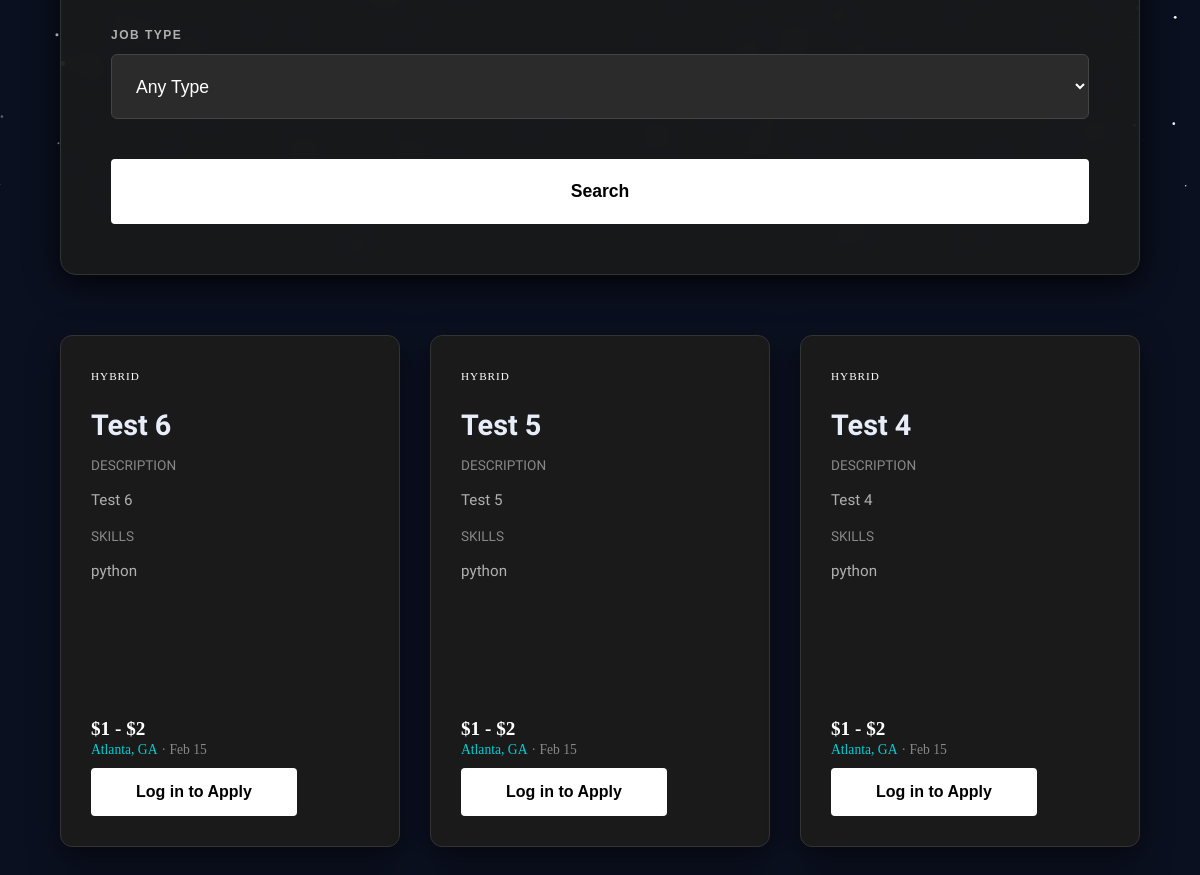
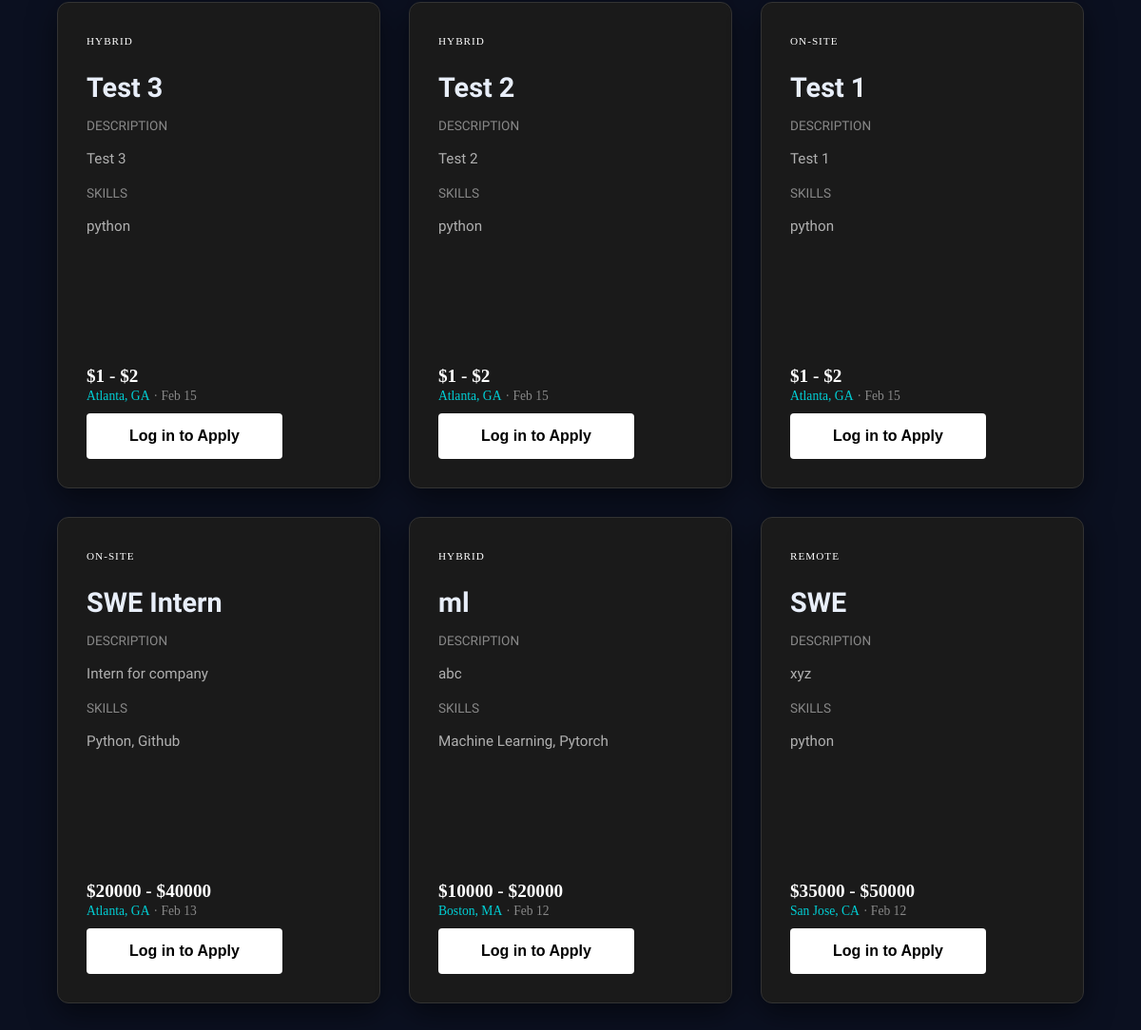
The app's page /jobs/ (lower part), older data (2 pictures, top to bottom).
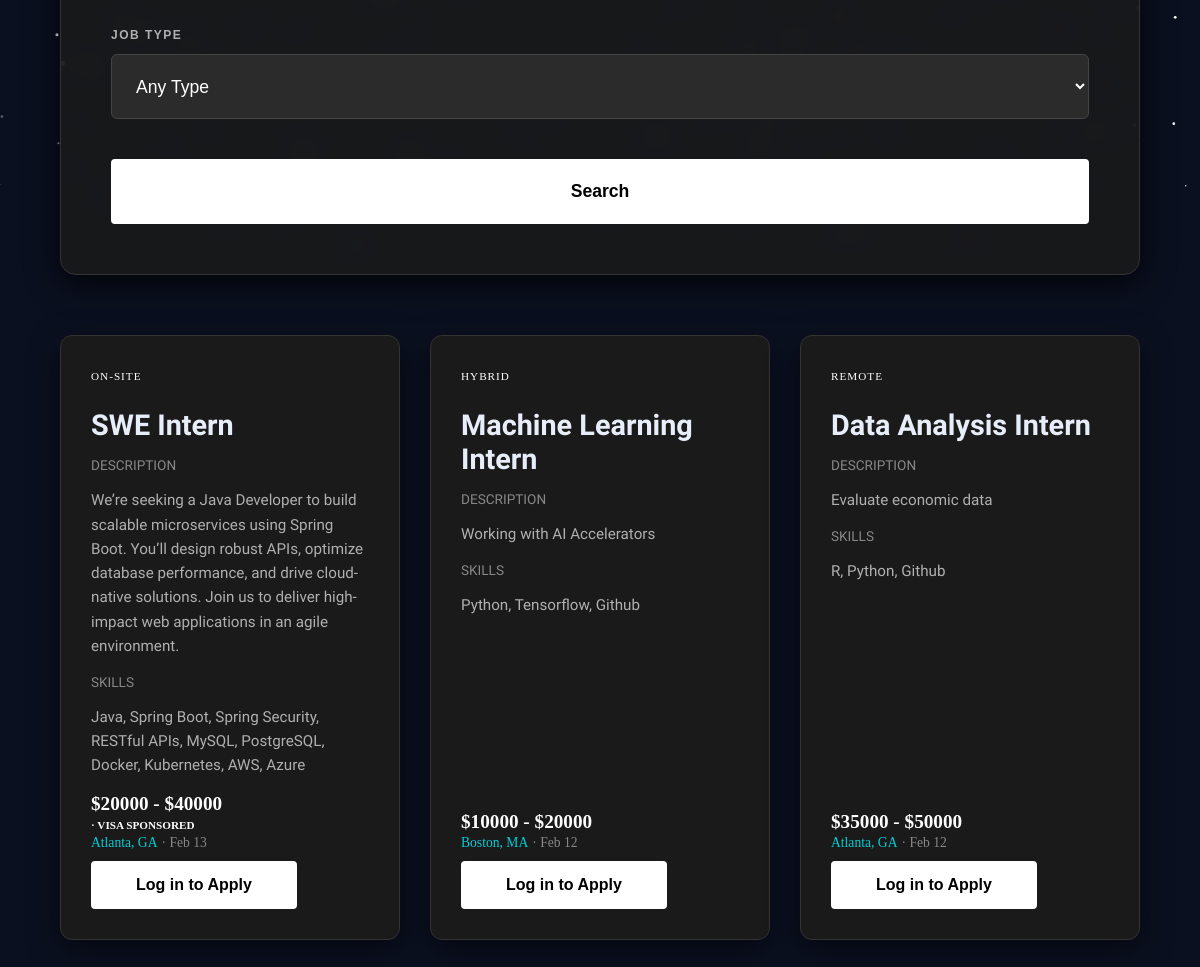
The same page, newer data.
### jobs/models.py (models this page shows, shortened)
class Job(models.Model):
    JOB_TYPES = [
        ('remote', 'Remote'),
        ('onsite', 'On-site'),
        ('hybrid', 'Hybrid'),
    ]
    recruiter = models.ForeignKey(User, on_delete=models.CASCADE)
    title = models.CharField(max_length=200)
    description = models.TextField()
    location = models.CharField(max_length=200)
    salary_min = models.IntegerField()
    salary_max = models.IntegerField()
    skills_required = models.CharField(max_length=500, help_text="Comma-separated skills")
    job_type = models.CharField(max_length=10, choices=JOB_TYPES)
    visa_sponsorship = models.BooleanField(default=False)
    posted_at = models.DateTimeField(auto_now_add=True)
    location_lat = models.DecimalField(decimal_places=4, max_digits=7)
    location_long = models.DecimalField(decimal_places=4, max_digits=7)

### jobs/views.py (the view, shortened to what this page needs)
# urls.py: path('', views.job_list, name='jobs.index'),
def job_list(request):
    jobs = Job.objects.all()
    title_query = request.GET.get('title')
    location_query = request.GET.get('location')
    job_type_query = request.GET.get('job_type')
    visa_query = request.GET.get('visa_sponsorship')
    if title_query:
        jobs = jobs.filter(title__icontains=title_query)
    if location_query:
        jobs = jobs.filter(location__icontains=location_query)
    if job_type_query:
        jobs = jobs.filter(job_type=job_type_query)
    if visa_query == 'on':
        jobs = jobs.filter(visa_sponsorship=True)
    jobs = jobs.order_by("-posted_at")
    context = {
        'jobs': jobs,
        'values': request.GET
    }
    return render(request, 'jobs/job_list.html', context)

### jobs/templates/jobs/job_list.html (shortened to what the changed rows need)
{% extends 'base.html' %}
{% load static %}
{% block content %}
<div class="main-scroll-area">
    <div class="jobs-list-wrapper" style="width: 90%; max-width: 1200px; margin: 50px auto;">
        <div class="jobs-grid">
            {% for job in jobs %}
            <div class="job-portrait-card">
                <div>
                    <div class="mb-3">
                        <span class="badge border border-secondary text-secondary" style="font-size: 0.7rem; letter-spacing: 1px;">
                            {{ job.get_job_type_display|upper }}
                        </span>
                    </div>
                    <h2 style="font-family: 'Sora', serif; font-size: 1.8rem; margin-bottom: 15px;">{{ job.title }}</h2>
                    <p style="color: #888; font-size: 0.85rem;">DESCRIPTION</p>
                    <p style="color: #b0b0b0; font-size: 0.95rem; line-height: 1.6;">
                        {{ job.description|truncatewords:35 }}
                    </p>
                    <p style="color: #888; font-size: 0.85rem;">SKILLS</p>
                    <p style="color: #b0b0b0; font-size: 0.95rem; line-height: 1.6;">
                        {{ job.skills_required|truncatewords:20 }}
                    </p>
                </div>
                <div class="mt-4 pt-4 border-top border-secondary">
                    <div class="d-flex justify-content-between align-items-center mb-3">
                        <span style="color: #ffffff; font-weight: bold; font-size: 1.2rem;">${{ job.salary_min }} - ${{ job.salary_max }}</span>
                    </div>
                    <div class="d-flex justify-content-between align-items-center mb-3">
                        {% if job.visa_sponsorship %}
                        <span style="color: #ffffff; font-weight: bold; font-size: 0.7rem;"> ·  VISA SPONSORED</span>
                        {% else %}
                        <span></span>
                        {% endif %}
                    </div>
                    <div class="d-flex justify-content-between align-items-center">
                        <span style="color: #00cfd5; font-size: 0.85rem;">{{ job.location }}</span>
                        <span style="color: #888; font-size: 0.85rem;"> ·  {{ job.posted_at|date:"M d" }}</span>
                    </div>
                    <div style="margin-top: 10px;">
                        {% if user.is_authenticated %}
                            {% if job.user_has_applied %}
                                <span style="color:#00cfd5; font-weight:bold;">Already Applied</span>
                            {% else %}
                                <a href="{% url 'applications.apply' job.id %}"
                                   class="btn-save"
                                   style="display:inline-block; padding:8px 12px; background-color:#4CAF50; color:white; text-decoration:none; border-radius:4px;">
                                   Apply Now
                                </a>
                            {% endif %}
                        {% else %}
                            <a href="{% url 'accounts.login' %}" class="btn-save"
                               style="display:inline-block; padding:8px 12px; background-color:#4CAF50; color:white; text-decoration:none; border-radius:4px;">
                               Log in to Apply
                            </a>
                        {% endif %}
                    </div>
                </div>
            </div>
            {% empty %}
            <div class="col-12 text-center py-5">
                <p style="color: #ffffff; font-size: 1.2rem; white-space: nowrap; margin-bottom: 30px;">No star-worthy roles found for your search criteria.</p>
                <a href="." class="btn-cancel" style="display: inline-block;">Clear All Filters</a>
            </div>
            {% endfor %}
        </div>
    </div>
</div>
{% endblock %}

Row changes from the older to the newer data that the page shows:
removed Job: job_type "HYBRID", title "Test 6", description "Test 6", skills_required "python", salary_min "1", salary_max "2", location "Atlanta, GA", posted_at "Feb 15"
removed Job: job_type "HYBRID", title "Test 5", description "Test 5", skills_required "python", salary_min "1", salary_max "2", location "Atlanta, GA", posted_at "Feb 15"
removed Job: job_type "HYBRID", title "Test 4", description "Test 4", skills_required "python", salary_min "1", salary_max "2", location "Atlanta, GA", posted_at "Feb 15"
removed Job: job_type "HYBRID", title "Test 3", description "Test 3", skills_required "python", salary_min "1", salary_max "2", location "Atlanta, GA", posted_at "Feb 15"
removed Job: job_type "HYBRID", title "Test 2", description "Test 2", skills_required "python", salary_min "1", salary_max "2", location "Atlanta, GA", posted_at "Feb 15"
removed Job: job_type "ON-SITE", title "Test 1", description "Test 1", skills_required "python", salary_min "1", salary_max "2", location "Atlanta, GA", posted_at "Feb 15"
changed Job "SWE Intern": description "Intern for company" → "We’re seeking a Java Developer to build scalable microservices using Spring Boot. You’ll design robust APIs, optimize database performance, and drive cloud-native solutions. Join us to deliver high-impact web applications in an agile environment."; skills_required "Python, Github" → "Java, Spring Boot, Spring Security, RESTful APIs, MySQL, PostgreSQL, Docker, Kubernetes, AWS, Azure"; now shows "· VISA SPONSORED"
changed Job "Boston, MA": title "ml" → "Machine Learning Intern"; description "abc" → "Working with AI Accelerators"; skills_required "Machine Learning, Pytorch" → "Python, Tensorflow, Github"
changed Job "REMOTE": title "SWE" → "Data Analysis Intern"; description "xyz" → "Evaluate economic data"; skills_required "python" → "R, Python, Github"; location "San Jose, CA" → "Atlanta, GA"
